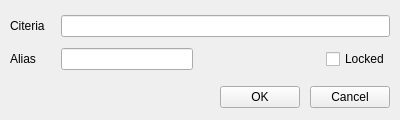
<?xml version="1.0" encoding="UTF-8"?>
<ui version="4.0">
 <class>Form</class>
 <widget class="QWidget" name="Form">
  <property name="geometry">
   <rect>
    <x>0</x>
    <y>0</y>
    <width>400</width>
    <height>120</height>
   </rect>
  </property>
  <property name="minimumSize">
   <size>
    <width>400</width>
    <height>120</height>
   </size>
  </property>
  <property name="maximumSize">
   <size>
    <width>16777215</width>
    <height>120</height>
   </size>
  </property>
  <property name="windowTitle">
   <string>Form</string>
  </property>
  <layout class="QVBoxLayout" name="verticalLayout">
   <property name="spacing">
    <number>1</number>
   </property>
   <property name="leftMargin">
    <number>10</number>
   </property>
   <property name="topMargin">
    <number>10</number>
   </property>
   <property name="rightMargin">
    <number>10</number>
   </property>
   <property name="bottomMargin">
    <number>5</number>
   </property>
   <item>
    <layout class="QHBoxLayout" name="horizontalLayout">
     <item>
      <widget class="QLabel" name="label_2">
       <property name="minimumSize">
        <size>
         <width>50</width>
         <height>0</height>
        </size>
       </property>
       <property name="maximumSize">
        <size>
         <width>50</width>
         <height>16777215</height>
        </size>
       </property>
       <property name="text">
        <string>Citeria</string>
       </property>
      </widget>
     </item>
     <item>
      <widget class="QLineEdit" name="lineEditCiteria"/>
     </item>
    </layout>
   </item>
   <item>
    <layout class="QHBoxLayout" name="horizontalLayout_2">
     <property name="topMargin">
      <number>5</number>
     </property>
     <property name="rightMargin">
      <number>0</number>
     </property>
     <property name="bottomMargin">
      <number>10</number>
     </property>
     <item>
      <widget class="QLabel" name="label">
       <property name="minimumSize">
        <size>
         <width>50</width>
         <height>0</height>
        </size>
       </property>
       <property name="maximumSize">
        <size>
         <width>50</width>
         <height>16777215</height>
        </size>
       </property>
       <property name="text">
        <string>Alias</string>
       </property>
      </widget>
     </item>
     <item>
      <widget class="QLineEdit" name="lineEditAlias"/>
     </item>
     <item>
      <spacer name="horizontalSpacer_2">
       <property name="orientation">
        <enum>Qt::Horizontal</enum>
       </property>
       <property name="sizeHint" stdset="0">
        <size>
         <width>40</width>
         <height>20</height>
        </size>
       </property>
      </spacer>
     </item>
     <item>
      <widget class="QCheckBox" name="checkLocked">
       <property name="text">
        <string>Locked</string>
       </property>
      </widget>
     </item>
    </layout>
   </item>
   <item>
    <layout class="QHBoxLayout" name="horizontalLayout_4">
     <property name="spacing">
      <number>10</number>
     </property>
     <property name="leftMargin">
      <number>5</number>
     </property>
     <property name="topMargin">
      <number>0</number>
     </property>
     <item>
      <spacer name="horizontalSpacer">
       <property name="orientation">
        <enum>Qt::Horizontal</enum>
       </property>
       <property name="sizeHint" stdset="0">
        <size>
         <width>40</width>
         <height>20</height>
        </size>
       </property>
      </spacer>
     </item>
     <item>
      <widget class="QPushButton" name="buttonOK">
       <property name="minimumSize">
        <size>
         <width>80</width>
         <height>0</height>
        </size>
       </property>
       <property name="text">
        <string>OK</string>
       </property>
      </widget>
     </item>
     <item>
      <widget class="QPushButton" name="buttonCancel">
       <property name="minimumSize">
        <size>
         <width>80</width>
         <height>0</height>
        </size>
       </property>
       <property name="text">
        <string>Cancel</string>
       </property>
      </widget>
     </item>
    </layout>
   </item>
  </layout>
 </widget>
 <resources/>
 <connections/>
</ui>
